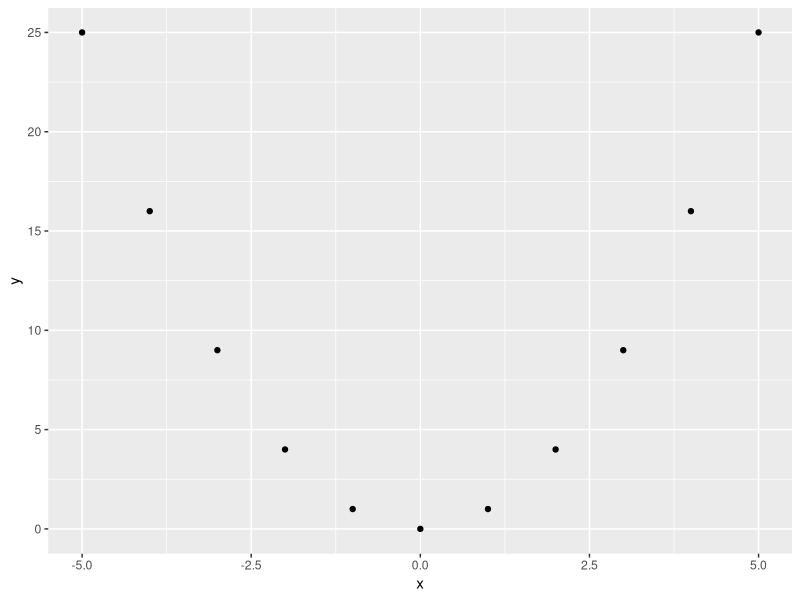

This chart was generated by the following R code:
## correlation is a measure of linear relationship between two variables
## correlation of 0 does not mean "no relationship"
x <- -5:5
y <- x^2

library(ggplot2)

ggplot() +
  geom_point(aes(x, y))

cov(x, y)
